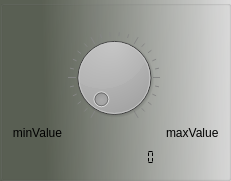
<?xml version="1.0" encoding="UTF-8"?>
<ui version="4.0">
 <class>DialForm</class>
 <widget class="QWidget" name="DialForm">
  <property name="geometry">
   <rect>
    <x>0</x>
    <y>0</y>
    <width>231</width>
    <height>181</height>
   </rect>
  </property>
  <property name="sizePolicy">
   <sizepolicy hsizetype="Preferred" vsizetype="Preferred">
    <horstretch>0</horstretch>
    <verstretch>0</verstretch>
   </sizepolicy>
  </property>
  <property name="cursor">
   <cursorShape>OpenHandCursor</cursorShape>
  </property>
  <property name="mouseTracking">
   <bool>false</bool>
  </property>
  <property name="windowTitle">
   <string/>
  </property>
  <property name="autoFillBackground">
   <bool>true</bool>
  </property>
  <layout class="QGridLayout" name="gridLayout_2">
   <property name="margin">
    <number>0</number>
   </property>
   <item row="0" column="0">
    <widget class="QGroupBox" name="groupBox">
     <property name="styleSheet">
      <string notr="true">background-color: qlineargradient(spread:pad, x1:0.182, y1:0.0170455, x2:1, y2:0, stop:0 rgba(54, 61, 46, 205), stop:1 rgba(221, 221, 221, 255));</string>
     </property>
     <property name="title">
      <string/>
     </property>
     <layout class="QGridLayout" name="gridLayout">
      <item row="0" column="0">
       <layout class="QHBoxLayout" name="horizontalLayout">
        <item>
         <layout class="QVBoxLayout" name="verticalLayout_2">
          <item>
           <spacer name="verticalSpacer_2">
            <property name="orientation">
             <enum>Qt::Vertical</enum>
            </property>
            <property name="sizeHint" stdset="0">
             <size>
              <width>20</width>
              <height>40</height>
             </size>
            </property>
           </spacer>
          </item>
          <item>
           <widget class="QLabel" name="labelMin">
            <property name="styleSheet">
             <string notr="true">background-color: rgba(255, 255, 255, 0);</string>
            </property>
            <property name="text">
             <string>minValue</string>
            </property>
            <property name="alignment">
             <set>Qt::AlignBottom|Qt::AlignRight|Qt::AlignTrailing</set>
            </property>
           </widget>
          </item>
         </layout>
        </item>
        <item>
         <widget class="QDial" name="dial">
          <property name="invertedAppearance">
           <bool>false</bool>
          </property>
          <property name="invertedControls">
           <bool>false</bool>
          </property>
          <property name="wrapping">
           <bool>false</bool>
          </property>
          <property name="notchesVisible">
           <bool>true</bool>
          </property>
         </widget>
        </item>
        <item>
         <layout class="QVBoxLayout" name="verticalLayout">
          <item>
           <spacer name="verticalSpacer">
            <property name="orientation">
             <enum>Qt::Vertical</enum>
            </property>
            <property name="sizeHint" stdset="0">
             <size>
              <width>20</width>
              <height>40</height>
             </size>
            </property>
           </spacer>
          </item>
          <item>
           <widget class="QLabel" name="labelMax">
            <property name="palette">
             <palette>
              <active>
               <colorrole role="Button">
                <brush brushstyle="SolidPattern">
                 <color alpha="0">
                  <red>255</red>
                  <green>255</green>
                  <blue>255</blue>
                 </color>
                </brush>
               </colorrole>
               <colorrole role="Base">
                <brush brushstyle="SolidPattern">
                 <color alpha="0">
                  <red>255</red>
                  <green>255</green>
                  <blue>255</blue>
                 </color>
                </brush>
               </colorrole>
               <colorrole role="Window">
                <brush brushstyle="SolidPattern">
                 <color alpha="0">
                  <red>255</red>
                  <green>255</green>
                  <blue>255</blue>
                 </color>
                </brush>
               </colorrole>
              </active>
              <inactive>
               <colorrole role="Button">
                <brush brushstyle="SolidPattern">
                 <color alpha="0">
                  <red>255</red>
                  <green>255</green>
                  <blue>255</blue>
                 </color>
                </brush>
               </colorrole>
               <colorrole role="Base">
                <brush brushstyle="SolidPattern">
                 <color alpha="0">
                  <red>255</red>
                  <green>255</green>
                  <blue>255</blue>
                 </color>
                </brush>
               </colorrole>
               <colorrole role="Window">
                <brush brushstyle="SolidPattern">
                 <color alpha="0">
                  <red>255</red>
                  <green>255</green>
                  <blue>255</blue>
                 </color>
                </brush>
               </colorrole>
              </inactive>
              <disabled>
               <colorrole role="Button">
                <brush brushstyle="SolidPattern">
                 <color alpha="0">
                  <red>255</red>
                  <green>255</green>
                  <blue>255</blue>
                 </color>
                </brush>
               </colorrole>
               <colorrole role="Base">
                <brush brushstyle="SolidPattern">
                 <color alpha="0">
                  <red>255</red>
                  <green>255</green>
                  <blue>255</blue>
                 </color>
                </brush>
               </colorrole>
               <colorrole role="Window">
                <brush brushstyle="SolidPattern">
                 <color alpha="0">
                  <red>255</red>
                  <green>255</green>
                  <blue>255</blue>
                 </color>
                </brush>
               </colorrole>
              </disabled>
             </palette>
            </property>
            <property name="autoFillBackground">
             <bool>false</bool>
            </property>
            <property name="styleSheet">
             <string notr="true">background-color: rgba(255, 255, 255, 0);</string>
            </property>
            <property name="text">
             <string>maxValue</string>
            </property>
            <property name="alignment">
             <set>Qt::AlignBottom|Qt::AlignLeading|Qt::AlignLeft</set>
            </property>
           </widget>
          </item>
         </layout>
        </item>
       </layout>
      </item>
      <item row="1" column="0">
       <layout class="QHBoxLayout" name="horizontalLayout_2">
        <item>
         <spacer name="horizontalSpacer">
          <property name="orientation">
           <enum>Qt::Horizontal</enum>
          </property>
          <property name="sizeHint" stdset="0">
           <size>
            <width>40</width>
            <height>20</height>
           </size>
          </property>
         </spacer>
        </item>
        <item>
         <widget class="QLCDNumber" name="lcdNumber">
          <property name="sizePolicy">
           <sizepolicy hsizetype="Minimum" vsizetype="Maximum">
            <horstretch>0</horstretch>
            <verstretch>0</verstretch>
           </sizepolicy>
          </property>
          <property name="styleSheet">
           <string notr="true">background-color: rgba(255, 255, 255, 0);</string>
          </property>
          <property name="frameShape">
           <enum>QFrame::StyledPanel</enum>
          </property>
          <property name="frameShadow">
           <enum>QFrame::Plain</enum>
          </property>
          <property name="smallDecimalPoint">
           <bool>true</bool>
          </property>
          <property name="numDigits">
           <number>10</number>
          </property>
          <property name="segmentStyle">
           <enum>QLCDNumber::Flat</enum>
          </property>
          <property name="value" stdset="0">
           <double>0.000000000000000</double>
          </property>
         </widget>
        </item>
        <item>
         <spacer name="horizontalSpacer_2">
          <property name="orientation">
           <enum>Qt::Horizontal</enum>
          </property>
          <property name="sizeHint" stdset="0">
           <size>
            <width>40</width>
            <height>20</height>
           </size>
          </property>
         </spacer>
        </item>
       </layout>
      </item>
     </layout>
    </widget>
   </item>
  </layout>
 </widget>
 <resources/>
 <connections>
  <connection>
   <sender>dial</sender>
   <signal>sliderMoved(int)</signal>
   <receiver>lcdNumber</receiver>
   <slot>display(int)</slot>
   <hints>
    <hint type="sourcelabel">
     <x>128</x>
     <y>75</y>
    </hint>
    <hint type="destinationlabel">
     <x>62</x>
     <y>125</y>
    </hint>
   </hints>
  </connection>
 </connections>
</ui>
